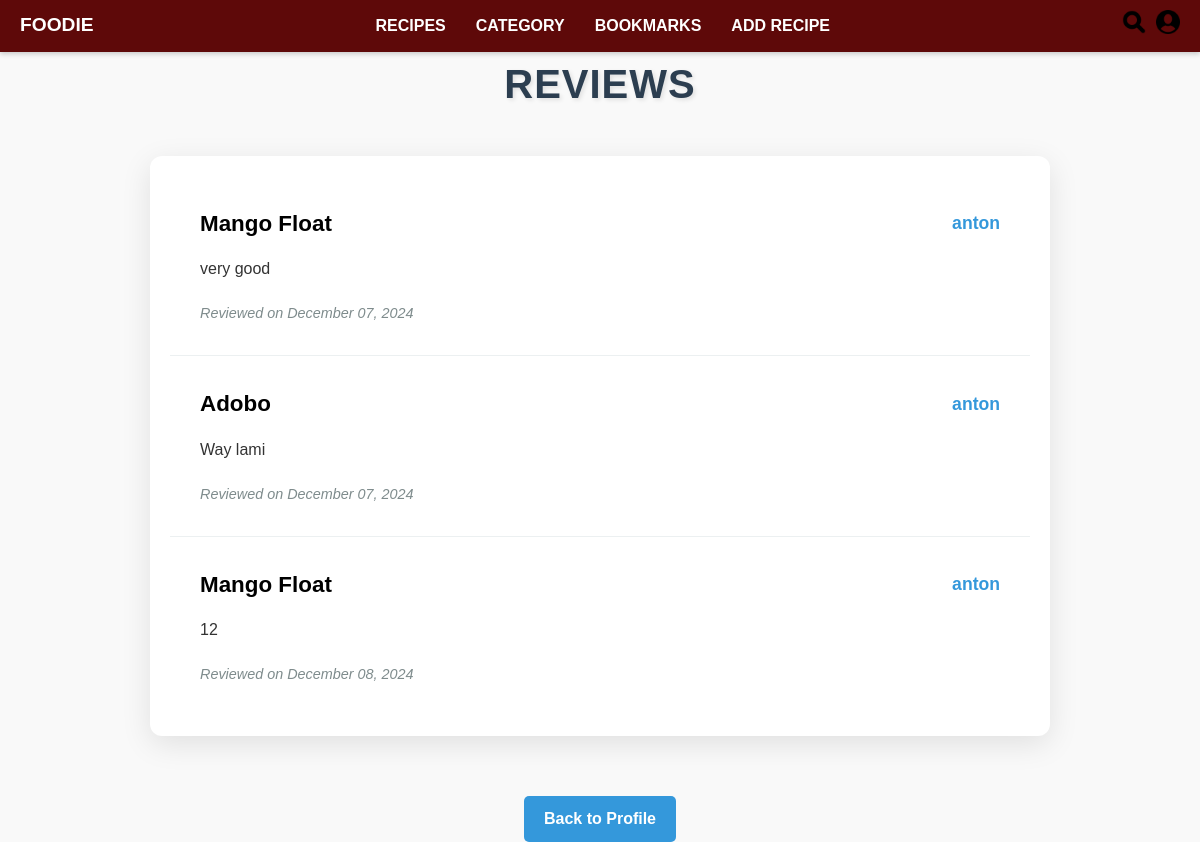
Page /recipes/reviews/ (signed in) on the committed database.
### Recipes/models.py (models this page shows, shortened)
class Review(models.Model):
    recipe = models.ForeignKey(RecipePost, related_name='reviews', on_delete=models.CASCADE)
    user = models.ForeignKey(settings.AUTH_USER_MODEL, on_delete=models.CASCADE)
    text = models.TextField()
    created_at = models.DateTimeField(auto_now_add=True)

class RecipePost(models.Model):
    title = models.CharField(max_length=200)
    user = models.ForeignKey(settings.AUTH_USER_MODEL, on_delete=models.SET_NULL, null=True, blank=True) #User, on_delete=models.CASCADE
    description = models.TextField(default='')
    category = models.CharField(max_length=50, default='Uncategorized')
    ingredients = models.TextField()
    directions = models.TextField(default='')
    image = models.ImageField(upload_to='recipe/images/', blank=True, null=True)  # Optional image field
    created_at = models.DateTimeField(auto_now=True)
    CATEGORY_CHOICES = [
        ('Comfort Food', 'Comfort Food'),
        ('International Eats', 'International Eats'),
        ('Breakfast & Brunch', 'Breakfast & Brunch'),
        ('Community Picks', 'Community Picks'),
    ]
    title = models.CharField(max_length=200)  # Recipe title
    user = models.ForeignKey(
        settings.AUTH_USER_MODEL,
        on_delete=models.SET_NULL,
        null=True,
        blank=True
    )  # Associated user, nullable and optional
    description = models.TextField(default='')  # Brief description of the recipe
    category = models.CharField(
        max_length=50,
        choices=CATEGORY_CHOICES,
        default='Uncategorized'
    )  # Recipe category with predefined choices
    ingredients = models.TextField()  # Ingredients list
    directions = models.TextField(default='')  # Step-by-step directions
    image = models.ImageField(
        upload_to='recipe/images/',
        blank=True,
        null=True
    )  # Optional recipe image
    created_at = models.DateTimeField(auto_now=True)  # Timestamp of creation

### Recipes/views.py (the view)
# urls.py: path('reviews/',reviews_list, name='reviews_list'),
@login_required
def reviews_list(request):
    user_reviews = Review.objects.filter(user=request.user)
    return render(request, 'recipes/reviews_list.html', {'reviews': user_reviews})

### Recipes/templates/recipes/reviews_list.html (shortened to what this page needs)
<!DOCTYPE html>
<html lang="en">
<head>
</head>
<header>
    {% include 'navbar.html' %}
</header>
<body>
    <div class="container">
        <h1>Reviews</h1>
        <div class="review-list">
            {% if reviews %}
                {% for review in reviews %}
                    <article class="review-item">
                        <header class="review-header">
                            <h2 class="review-title">{{ review.recipe.title }}</h2>
                            <span class="review-author">{{ review.user.username }}</span>
                        </header>
                        <p class="review-text">{{ review.text }}</p>
                        <footer class="review-footer">
                            <time class="review-date" datetime="{{ review.created_at|date:'Y-m-d' }}">
                                Reviewed on {{ review.created_at|date:"F d, Y" }}
                            </time>
                        </footer>
                    </article>
                {% endfor %}
            {% else %}
                <p class="no-reviews">No reviews found. Be the first to share your thoughts!</p>
            {% endif %}
        </div>
        <div class="back-button-container">
            <a href="{% url 'profile' %}" class="back-button">Back to Profile</a>
        </div>
    </div>
</body>
</html>

### Recipes/templates/recipes/reviews_list.html (style rules this page uses)
:root { --primary-color: #3498db; --secondary-color: #2c3e50; --background-color: #f0f2f5; --card-background: #ffffff; --text-color: #333333; --hover-color: #f9fafb; --border-color: #ecf0f1; --shadow-color: rgba(0, 0, 0, 0.1); }
*, *::before, *::after { margin: 0; padding: 0; box-sizing: border-box; }
body { font-family: 'Segoe UI', Tahoma, Geneva, Verdana, sans-serif; line-height: 1.6; background-color: var(--background-color); color: var(--text-color); padding: 40px 20px; }
.container { max-width: 900px; margin: 0 auto; }
h1 { text-align: center; color: var(--secondary-color); margin-bottom: 40px; font-size: 2.5em; font-weight: 700; letter-spacing: 1px; text-transform: uppercase; text-shadow: 2px 2px 4px var(--shadow-color); }
.review-list { background-color: var(--card-background); border-radius: 12px; box-shadow: 0 8px 30px var(--shadow-color); overflow: hidden; transition: all 0.3s ease; padding: 20px; }
.review-item { padding: 30px; border-bottom: 1px solid var(--border-color); transition: background-color 0.3s ease; }
.review-item:last-child { border-bottom: none; }
.review-header { display: flex; justify-content: space-between; align-items: center; margin-bottom: 15px; }
.review-title { font-size: 1.4em; color: #000; font-weight: bold; transition: color 0.3s ease; }
.review-author { font-size: 1.1em; font-weight: 600; color: var(--primary-color); transition: transform 0.3s ease; }
.review-text { color: var(--text-color); font-size: 1em; line-height: 1.6; margin-bottom: 15px; transition: color 0.3s ease; }
.review-footer { display: flex; flex-direction: column; align-items: flex-start; font-size: 0.9em; color: #7f8c8d; margin-top: 10px; }
.review-date { font-style: italic; margin-top: 5px; transition: opacity 0.3s ease; }
.back-button { display: inline-block; background-color: var(--primary-color); color: white; padding: 10px 20px; border-radius: 5px; font-size: 1em; text-decoration: none; font-weight: bold; transition: background-color 0.3s ease; margin: 40px auto 0; }
.back-button-container { display: flex; justify-content: center; margin-top: 20px; }

### rows in the picture
Review: recipe "Mango Float", user.username "anton", text "very good", created_at "December 07, 2024"
Review: recipe "Adobo", user.username "anton", text "Way lami", created_at "December 07, 2024"
Review: recipe "Mango Float", user.username "anton", text "12", created_at "December 08, 2024"
